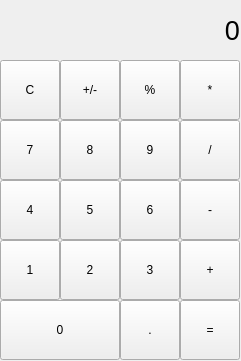
<?xml version="1.0" encoding="UTF-8"?>
<ui version="4.0">
 <class>MainWindow</class>
 <widget class="QMainWindow" name="MainWindow">
  <property name="geometry">
   <rect>
    <x>0</x>
    <y>0</y>
    <width>241</width>
    <height>361</height>
   </rect>
  </property>
  <property name="windowTitle">
   <string>MainWindow</string>
  </property>
  <widget class="QWidget" name="centralWidget">
   <widget class="QLabel" name="label">
    <property name="geometry">
     <rect>
      <x>0</x>
      <y>0</y>
      <width>240</width>
      <height>60</height>
     </rect>
    </property>
    <property name="font">
     <font>
      <pointsize>20</pointsize>
      <italic>false</italic>
      <underline>false</underline>
      <kerning>true</kerning>
     </font>
    </property>
    <property name="styleSheet">
     <string notr="true">border-color: rgb(0, 0, 0);
background-color: rgb(210, 210, 210);
yourWidget-&gt;setStyleSheet(&quot;border: 10px solid red&quot;);

</string>
    </property>
    <property name="text">
     <string>0</string>
    </property>
    <property name="alignment">
     <set>Qt::AlignRight|Qt::AlignTrailing|Qt::AlignVCenter</set>
    </property>
    <property name="margin">
     <number>5</number>
    </property>
   </widget>
   <widget class="QPushButton" name="pushButton_7">
    <property name="geometry">
     <rect>
      <x>0</x>
      <y>120</y>
      <width>60</width>
      <height>60</height>
     </rect>
    </property>
    <property name="text">
     <string>7</string>
    </property>
   </widget>
   <widget class="QPushButton" name="pushButton_8">
    <property name="geometry">
     <rect>
      <x>60</x>
      <y>120</y>
      <width>60</width>
      <height>60</height>
     </rect>
    </property>
    <property name="text">
     <string>8</string>
    </property>
   </widget>
   <widget class="QPushButton" name="pushButton_9">
    <property name="geometry">
     <rect>
      <x>120</x>
      <y>120</y>
      <width>60</width>
      <height>60</height>
     </rect>
    </property>
    <property name="text">
     <string>9</string>
    </property>
   </widget>
   <widget class="QPushButton" name="pushButton_divide">
    <property name="geometry">
     <rect>
      <x>180</x>
      <y>120</y>
      <width>60</width>
      <height>60</height>
     </rect>
    </property>
    <property name="text">
     <string>/</string>
    </property>
   </widget>
   <widget class="QPushButton" name="pushButton_6">
    <property name="geometry">
     <rect>
      <x>120</x>
      <y>180</y>
      <width>60</width>
      <height>60</height>
     </rect>
    </property>
    <property name="text">
     <string>6</string>
    </property>
   </widget>
   <widget class="QPushButton" name="pushButton_4">
    <property name="geometry">
     <rect>
      <x>0</x>
      <y>180</y>
      <width>60</width>
      <height>60</height>
     </rect>
    </property>
    <property name="text">
     <string>4</string>
    </property>
   </widget>
   <widget class="QPushButton" name="pushButton_minus">
    <property name="geometry">
     <rect>
      <x>180</x>
      <y>180</y>
      <width>60</width>
      <height>60</height>
     </rect>
    </property>
    <property name="text">
     <string>-</string>
    </property>
   </widget>
   <widget class="QPushButton" name="pushButton_5">
    <property name="geometry">
     <rect>
      <x>60</x>
      <y>180</y>
      <width>60</width>
      <height>60</height>
     </rect>
    </property>
    <property name="text">
     <string>5</string>
    </property>
   </widget>
   <widget class="QPushButton" name="pushButton_3">
    <property name="geometry">
     <rect>
      <x>120</x>
      <y>240</y>
      <width>60</width>
      <height>60</height>
     </rect>
    </property>
    <property name="text">
     <string>3</string>
    </property>
   </widget>
   <widget class="QPushButton" name="pushButton_1">
    <property name="geometry">
     <rect>
      <x>0</x>
      <y>240</y>
      <width>60</width>
      <height>60</height>
     </rect>
    </property>
    <property name="text">
     <string>1</string>
    </property>
   </widget>
   <widget class="QPushButton" name="pushButton_plus">
    <property name="geometry">
     <rect>
      <x>180</x>
      <y>240</y>
      <width>60</width>
      <height>60</height>
     </rect>
    </property>
    <property name="text">
     <string>+</string>
    </property>
   </widget>
   <widget class="QPushButton" name="pushButton_2">
    <property name="geometry">
     <rect>
      <x>60</x>
      <y>240</y>
      <width>60</width>
      <height>60</height>
     </rect>
    </property>
    <property name="text">
     <string>2</string>
    </property>
   </widget>
   <widget class="QPushButton" name="pushButton_dot">
    <property name="geometry">
     <rect>
      <x>120</x>
      <y>300</y>
      <width>60</width>
      <height>60</height>
     </rect>
    </property>
    <property name="text">
     <string>.</string>
    </property>
   </widget>
   <widget class="QPushButton" name="pushButton_equals">
    <property name="geometry">
     <rect>
      <x>180</x>
      <y>300</y>
      <width>60</width>
      <height>60</height>
     </rect>
    </property>
    <property name="text">
     <string>=</string>
    </property>
   </widget>
   <widget class="QPushButton" name="pushButton_0">
    <property name="geometry">
     <rect>
      <x>0</x>
      <y>300</y>
      <width>120</width>
      <height>60</height>
     </rect>
    </property>
    <property name="text">
     <string>0</string>
    </property>
   </widget>
   <widget class="QPushButton" name="pushButton_percent">
    <property name="geometry">
     <rect>
      <x>120</x>
      <y>60</y>
      <width>60</width>
      <height>60</height>
     </rect>
    </property>
    <property name="text">
     <string>%</string>
    </property>
   </widget>
   <widget class="QPushButton" name="pushButton_C">
    <property name="geometry">
     <rect>
      <x>0</x>
      <y>60</y>
      <width>60</width>
      <height>60</height>
     </rect>
    </property>
    <property name="text">
     <string>C</string>
    </property>
   </widget>
   <widget class="QPushButton" name="pushButton_multiply">
    <property name="geometry">
     <rect>
      <x>180</x>
      <y>60</y>
      <width>60</width>
      <height>60</height>
     </rect>
    </property>
    <property name="text">
     <string>*</string>
    </property>
   </widget>
   <widget class="QPushButton" name="pushButton_plusMinus">
    <property name="geometry">
     <rect>
      <x>60</x>
      <y>60</y>
      <width>60</width>
      <height>60</height>
     </rect>
    </property>
    <property name="text">
     <string>+/-</string>
    </property>
   </widget>
  </widget>
 </widget>
 <layoutdefault spacing="6" margin="11"/>
 <resources/>
 <connections/>
</ui>
